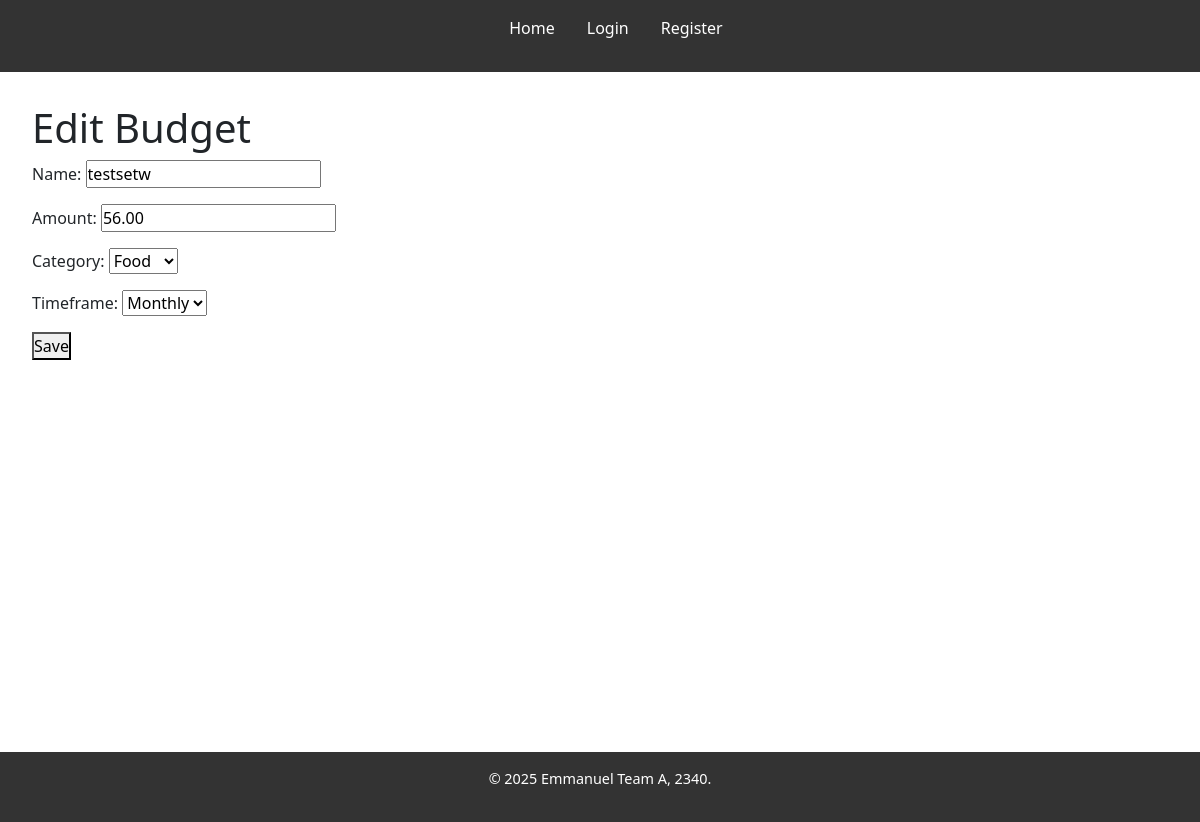
Page /budget/4/edit/ on the committed database.
### budget/models.py (models this page shows, shortened)
class Budget(models.Model):
    name = models.CharField(max_length=100)
    amount = models.DecimalField(max_digits=10, decimal_places=2)
    category = models.ForeignKey(Category, on_delete=models.CASCADE)
    timeframe = models.CharField(
        max_length=10,
        choices=[('daily', 'Daily'), ('weekly', 'Weekly'), ('monthly', 'Monthly')]
    )
    user = models.ForeignKey(
        settings.AUTH_USER_MODEL,
        on_delete=models.CASCADE,  # Ensures the budget is deleted when the user is deleted
        related_name="budgets",  # Allows reverse access via 'user.budgets'
    )
    class Meta:
        constraints = [
            models.UniqueConstraint(fields=['user', 'category', 'timeframe'], name='unique_user_category_timeframe')
        ]

### expense/models.py (models this page shows)
class Category(models.Model):
    name = models.CharField(max_length=100)
    def __str__(self):
        return self.name

### budget/views.py (the view)
# urls.py: path('<int:pk>/edit/', views.edit_budget, name='edit_budget'),
def edit_budget(request, pk):
    budget = get_object_or_404(Budget, pk=pk)
    if request.method == 'POST':
        form = BudgetForm(request.POST, instance=budget)
        if form.is_valid():
            try:
                form.save()
                return redirect('budget_list')
            except IntegrityError:
                form.add_error(None, "A budget with this category and timeframe already exists.")
    else:
        form = BudgetForm(instance=budget)
    return render(request, 'budget/edit_budget.html', {'form': form})

### budget/forms.py
class BudgetForm(forms.ModelForm):
    class Meta:
        model = Budget
        fields = ['name', 'amount', 'category', 'timeframe']

### budget/templates/budget/edit_budget.html (shortened to what this page needs)
{% extends "base.html" %}
{% block content %}
<h1>Edit Budget</h1>
<form method="POST">
    {{ form.as_p }}
    <button type="submit">Save</button>
</form>
{% endblock %}

### moneyparce/static/css/style.css (style rules this page uses)
* { margin: 0; padding: 0; box-sizing: border-box; }
html { height : 100%; }
body { height: 100%; font-family: Arial, sans-serif; line-height: 1.6; background-color: #f4f4f4; color: #333; margin: 0; padding: 0; }

### rows in the picture
Budget: name "testsetw", amount "56.00", category "Food", timeframe "Monthly"
